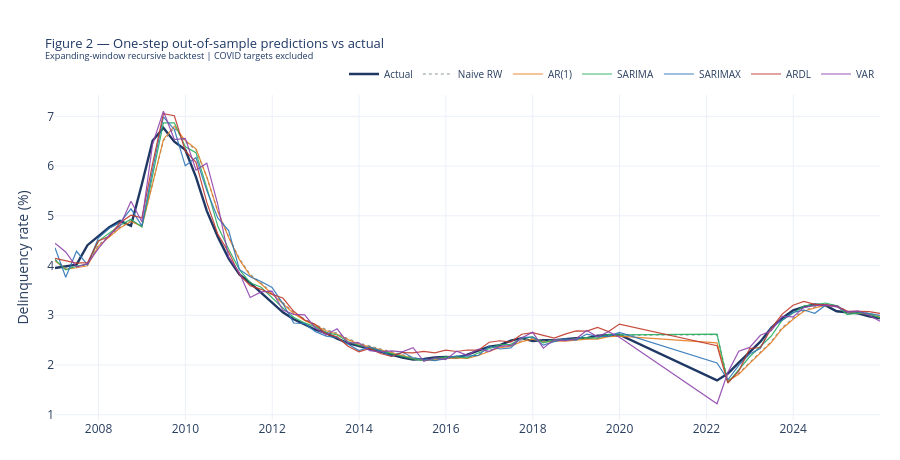

Notebook source saved alongside this figure:
### Code cell
# Figure 2 — one-step OOS predictions vs actual (all models)
oos = pd.DataFrame({'actual': act}, index=pd.DatetimeIndex(dts))
for m in MODELS: oos[m] = fcv[m]
colmap = {'Naive RW': GREY, 'AR(1)': AMBER, 'SARIMA': GREEN,
          'SARIMAX': BLUE, 'ARDL': RED, 'VAR': '#8E44AD'}

fig = go.Figure()
fig.add_trace(go.Scatter(x=oos.index, y=oos['actual'], mode='lines',
                         line=dict(color=NAVY, width=2.4), name='Actual'))
for m in MODELS:
    fig.add_trace(go.Scatter(x=oos.index, y=oos[m], mode='lines',
                             line=dict(color=colmap[m], width=1.2,
                                       dash='dot' if m == 'Naive RW' else 'solid'),
                             opacity=0.9, name=m))
fig.update_layout(
    title=dict(text='Figure 2 — One-step out-of-sample predictions vs actual<br>'
                    '<sup>Expanding-window recursive backtest | COVID targets excluded</sup>',
               font=dict(size=13, color=NAVY)),
    template=TEMPLATE, height=460, yaxis_title='Delinquency rate (%)',
    legend=dict(orientation='h', yanchor='bottom', y=1.02, xanchor='right', x=1, font=dict(size=10)),
    margin=dict(t=95, b=40, l=55, r=20))
fig.show()
